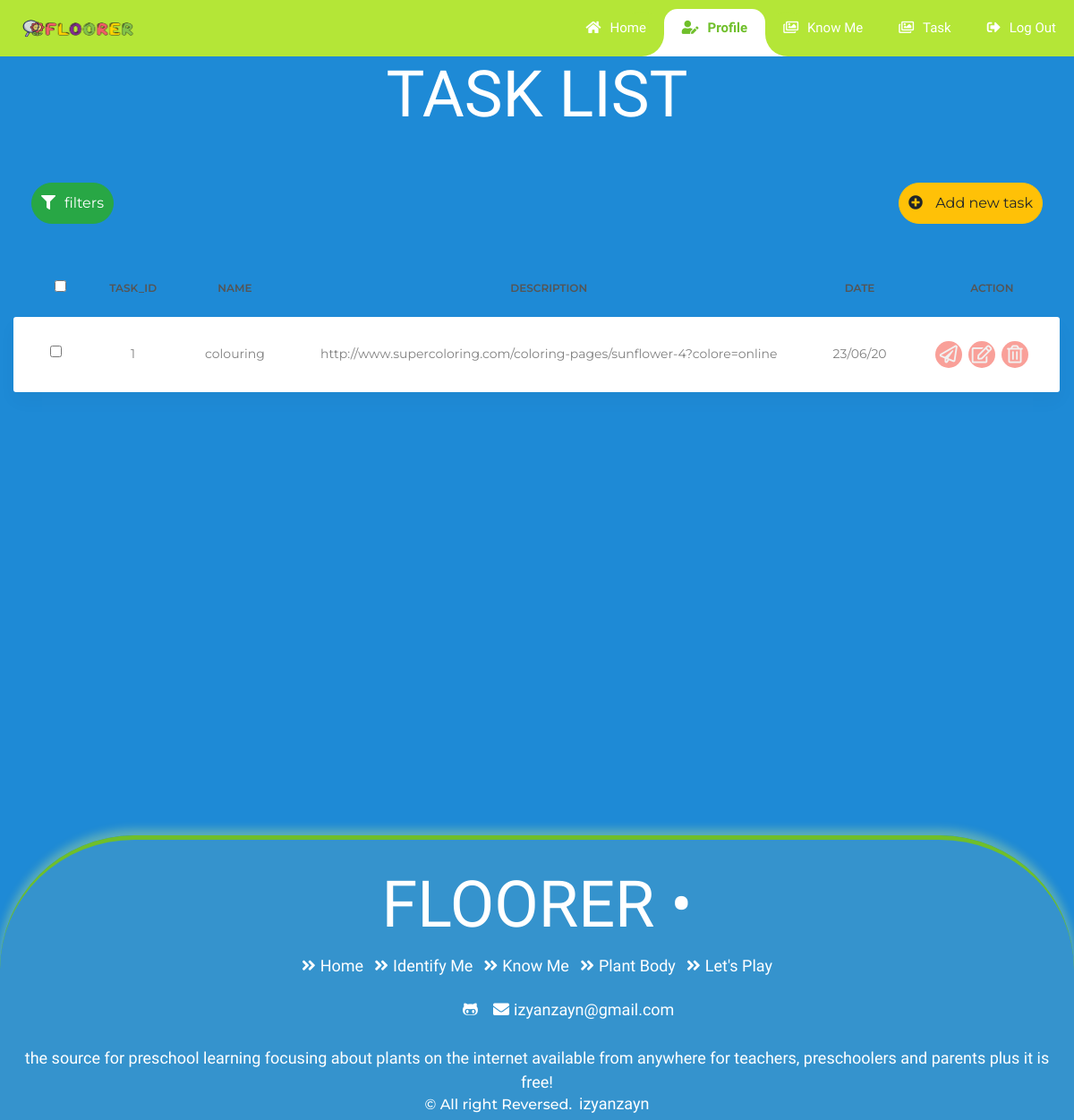
Screenshot of /task (signed in) with the database file from the repository.
### tables this page shows
CREATE TABLE "task" (
	"task_id"	INTEGER PRIMARY KEY AUTOINCREMENT UNIQUE,
	"task_name"	STRING,
	"task_description"	STRING,
	"task_date"	TEXT
);

### controller.py (the view)
@app.route('/task')
@login_required
def task_teacher():
    rows = task() #ref to model.py in #task view
    return render_template ('task.html', rows=rows)

### model.py (called while the page is built)
def task():
    with sql.connect(connect_db) as db:
        qry = 'select * from task'
        result = db.execute(qry)
        return (result)

def login_required(f):
    @wraps(f)
    def wrap(*args, **kwargs):
        if 'logged_in' in session:
            return f(*args, **kwargs)
        else :
            flash("You need to login first", "danger")
        return redirect(url_for('/teacher'))
    return wrap

### templates/task.html (shortened to what this page needs)
{% extends "base2.html" %} {% block content %}
<!DOCTYPE html>
<html lang="en">
  <head>
    <link rel="stylesheet" href="./../static/css/teacher1.css" />
  </head>
<div class="main-content">
  <div class="row">
    <div class="col-md-12">
      <h1 class="title-5 display-3 m-b-35">TASK LIST</h1>
      <div class="table-data-properties pull-right">
        <button class="btn btn-success">
          <i class="fas fa-filter"></i>filters
        </button>
        <button
          type="button"
          class="btn btn-warning pull-right"
          data-toggle="modal"
          data-target="#mymodal"
        >
          <i class="fas fa-plus-circle"></i> Add new task
        </button>
      </div>
    </div>
  </div>
  <div class="table-responsive table-responsive-data2">
    <table class="table table-data2">
      <thead>
        <tr>
          <th>
            <label class="au-checkbox">
              <input type="checkbox" />
            </label>
          </th>
          <th>Task_id</th>
          <th>Name</th>
          <th>Description</th>
          <th>Date</th>
          <th>Action</th>
        </tr>
      </thead>
      {% for row in rows %}
      <tbody>
        <tr class="tr-shadow">
          <td>
            <label class="au-checkbox">
              <input type="checkbox" />
            </label>
          </td>
          <td>{{row[0]}}</td>
          <td>{{row[1]}}</td>
          <td>{{row[2]}}</td>
          <td>{{row[3]}}</td>
          <td>
            <div class="table-data-feature">
              <a
                href=""
                class="item"
                data-toggle="tooltip"
                data-placement="top"
                title="Send"
              >
                <i class="far fa-paper-plane"></i>
              </a>
              <a
                href="/update/{{row[0]}}"
                class="item"
                data-toggle="modal"
                data-target="#modaledit{{row[0]}}"
              >
                <i class="far fa-edit"></i>
              </a>
              <a
                href="/deleteme/{{row[0]}}"
                class="item"
                onclick="return confirm('Are Sure To Delete?')"
              >
                <i class="far fa-trash-alt"></i>
              </a>
            </div>
          </td>
        </tr>
        <tr class="spacer"></tr>
        {% endfor %}
      </tbody>
    </table>
  </div>
</div>
{% endblock %}

### static/css/style1.css (style rules this page uses)
* { margin: 0; padding: 0; }
html { scroll-behavior: smooth; height: 100%; }
body { height: 100%; background-color:#1e8ad6; font-family: 'Montserrat', sans-serif; }
h1 { font-family: "Bungee Inline", cursive; font-size: 4.5rem ; color: #ffd003; }
p,a { font-size: 18px; font-weight: 500; color: white; font-family: "Comfortaa", monospace; margin: auto; text-decoration: none; }
i { margin-right: 10px; }

### static/css/teacher1.css (style rules this page uses)
body { margin: 0; text-align: center; overflow: hidden;; }
.m-b-35 { margin-bottom: 35px; }
.title-5 { color: white; }
.table-data-properties { display: -webkit-box; display: -webkit-flex; display: -moz-box; display: -ms-flexbox; display: flex; -webkit-box-pack: justify; -webkit-justify-content: space-between; -moz-box-pack: justify; -ms-flex-pack: justify; justify-content: space-between; margin-bottom: 28px; }
.table-responsive { padding-right: 1px; border-radius: 50px; }
@media (min-width: 1200px) { .table-responsive { overflow: visible; } }
@media (min-width: 500px) { .table-responsive { overflow: visible; } }
.table-data2 { border-collapse: collapse; overflow: visible;; }
.table-data2.table thead th { font-size: 12px; color: #555; text-transform: uppercase; border: none; font-weight: 600; vertical-align: top; padding: 15px 40px; padding-right: 10px; }
.table-data2.table thead th:first-child { padding-right: 0; }
.table-data2.table tbody { background: #fff; border-radius: 50px; }
.table-data2.table tbody tr td:first-child { -webkit-border-top-left-radius: 3px; -moz-border-radius-topleft: 3px; border-top-left-radius: 3px; -webkit-border-bottom-left-radius: 3px; -moz-border-radius-bottomleft: 3px; border-bottom-left-radius: 3px; vertical-align: top; }
.table-data2.table tbody tr td:first-child .au-checkbox { margin-top: 5px; }
.table-data2.table tbody tr td:last-child { -webkit-border-top-right-radius: 3px; -moz-border-radius-topright: 3px; border-top-right-radius: 3px; -webkit-border-bottom-right-radius: 3px; -moz-border-radius-bottomright: 3px; border-bottom-right-radius: 3px; padding-right: 35px; }
.table-data2.table tbody td { font-family:"Montserrat",monospace; font-size: 14px; color: #808080; vertical-align: middle; padding: 25px 40px; padding-right: 10px; border: none; }
.table-data2 .spacer { height: 5px; background: transparent; }
.tr-shadow { -webkit-box-shadow: 0px 10px 20px 0px rgba(0, 0, 0, 0.03); -moz-box-shadow: 0px 10px 20px 0px rgba(0, 0, 0, 0.03); box-shadow: 0px 10px 20px 0px rgba(0, 0, 0, 0.03); }
.table-data-feature { display: -webkit-box; display: -webkit-flex; display: -moz-box; display: -ms-flexbox; display: flex; -webkit-box-pack: end; -webkit-justify-content: flex-end; -moz-box-pack: end; -ms-flex-pack: end; justify-content: flex-end; }
.table-data-feature .item { display: block; height: 30px; width: 30px; position: relative; -webkit-border-radius: 100%; -moz-border-radius: 100%; border-radius: 100%; background: #f9a099; margin-right: 5px; }
.table-data-feature .item:last-child { margin-right: 0; }
.table-data-feature .item i { font-size: 20px; color: #f1f1f1; position: absolute; text-decoration: none; top: 50%; left: 50%; -webkit-transform: translate(-50%, -50%); -moz-transform: translate(-50%, -50%); -ms-transform: translate(-50%, -50%); -o-transform: translate(-50%, -50%); transform: translate(-50%, -50%); }
.btn-warning { border-radius: 30px; padding: 10px; margin:20px; }
.btn-success { border-radius: 30px; padding: 10px; margin:20px; }

### rows the page displays
task: task_id "1", task_name "colouring", task_description "http://www.supercoloring.com/coloring-pages/sunflower-4?colore=online", task_date "23/06/20"
